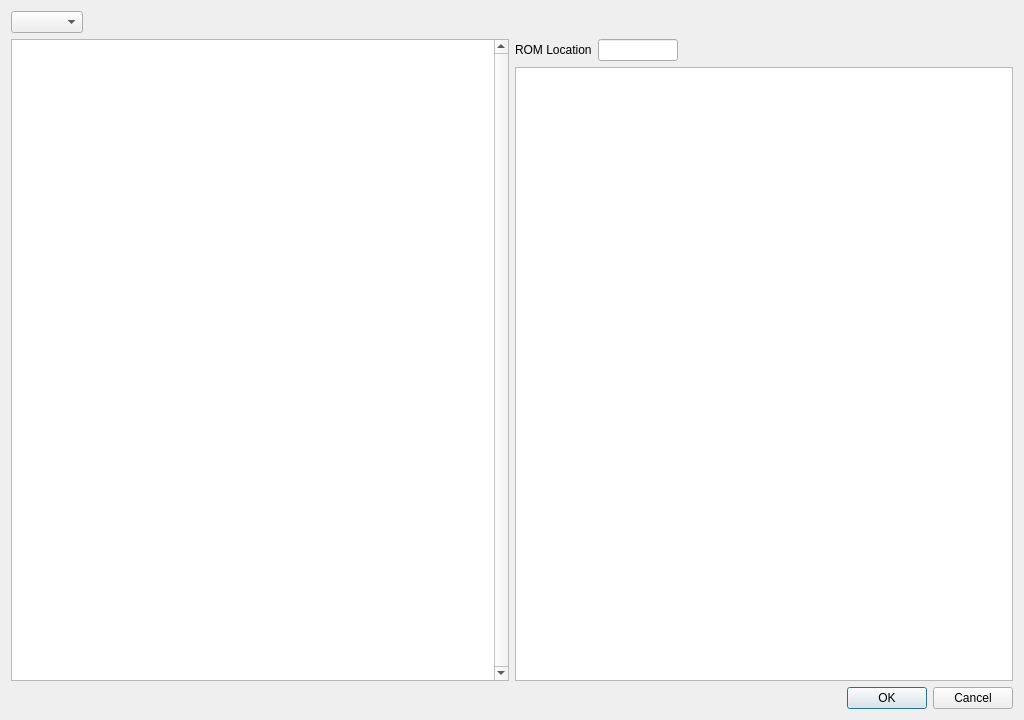
<?xml version="1.0" encoding="UTF-8"?>
<ui version="4.0">
 <class>TextEditor</class>
 <widget class="QDialog" name="TextEditor">
  <property name="geometry">
   <rect>
    <x>0</x>
    <y>0</y>
    <width>1024</width>
    <height>720</height>
   </rect>
  </property>
  <property name="windowTitle">
   <string>Text Editor</string>
  </property>
  <layout class="QVBoxLayout" name="verticalLayout">
   <item>
    <layout class="QHBoxLayout" name="horizontalLayout_2">
     <item>
      <widget class="QComboBox" name="message_group_index"/>
     </item>
     <item>
      <spacer name="horizontalSpacer">
       <property name="orientation">
        <enum>Qt::Horizontal</enum>
       </property>
       <property name="sizeHint" stdset="0">
        <size>
         <width>40</width>
         <height>20</height>
        </size>
       </property>
      </spacer>
     </item>
    </layout>
   </item>
   <item>
    <layout class="QHBoxLayout" name="horizontalLayout">
     <item>
      <widget class="QListWidget" name="message_list">
       <property name="verticalScrollBarPolicy">
        <enum>Qt::ScrollBarAlwaysOn</enum>
       </property>
      </widget>
     </item>
     <item>
      <layout class="QVBoxLayout" name="verticalLayout_2">
       <item>
        <layout class="QHBoxLayout" name="horizontalLayout_3">
         <item>
          <widget class="QLabel" name="label">
           <property name="text">
            <string>ROM Location</string>
           </property>
          </widget>
         </item>
         <item>
          <widget class="QLineEdit" name="rom_location">
           <property name="maximumSize">
            <size>
             <width>80</width>
             <height>16777215</height>
            </size>
           </property>
           <property name="readOnly">
            <bool>true</bool>
           </property>
          </widget>
         </item>
         <item>
          <spacer name="horizontalSpacer_2">
           <property name="orientation">
            <enum>Qt::Horizontal</enum>
           </property>
           <property name="sizeHint" stdset="0">
            <size>
             <width>40</width>
             <height>20</height>
            </size>
           </property>
          </spacer>
         </item>
        </layout>
       </item>
       <item>
        <widget class="QTextEdit" name="message_text_edit"/>
       </item>
      </layout>
     </item>
    </layout>
   </item>
   <item>
    <widget class="QDialogButtonBox" name="buttonBox">
     <property name="orientation">
      <enum>Qt::Horizontal</enum>
     </property>
     <property name="standardButtons">
      <set>QDialogButtonBox::Cancel|QDialogButtonBox::Ok</set>
     </property>
    </widget>
   </item>
  </layout>
 </widget>
 <resources/>
 <connections>
  <connection>
   <sender>buttonBox</sender>
   <signal>accepted()</signal>
   <receiver>TextEditor</receiver>
   <slot>accept()</slot>
   <hints>
    <hint type="sourcelabel">
     <x>248</x>
     <y>254</y>
    </hint>
    <hint type="destinationlabel">
     <x>157</x>
     <y>274</y>
    </hint>
   </hints>
  </connection>
  <connection>
   <sender>buttonBox</sender>
   <signal>rejected()</signal>
   <receiver>TextEditor</receiver>
   <slot>reject()</slot>
   <hints>
    <hint type="sourcelabel">
     <x>316</x>
     <y>260</y>
    </hint>
    <hint type="destinationlabel">
     <x>286</x>
     <y>274</y>
    </hint>
   </hints>
  </connection>
 </connections>
</ui>
